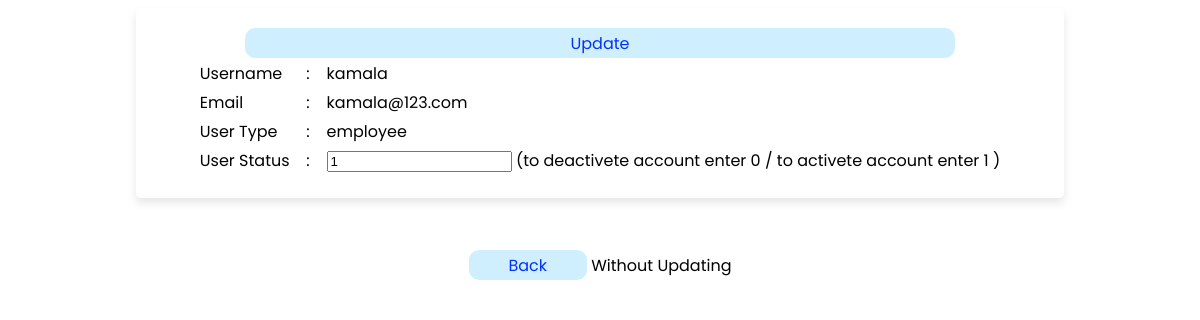
Screenshot of /c_employee_edit.php?id=6 with the database file from the repository.
### tables this page shows
CREATE TABLE `user_tbl` (
  `id` int(11) NOT NULL,
  `username` varchar(255) NOT NULL,
  `email` varchar(255) NOT NULL,
  `pass` varchar(255) NOT NULL,
  `user_type` varchar(255) NOT NULL,
  `user_status` int(1) NOT NULL,
  `time` timestamp NOT NULL DEFAULT current_timestamp() ON UPDATE current_timestamp()
);

### c_employee_edit.php (the view, shortened to what this page needs)
<?php
    include ("config.php");
    if (isset($_GET['id'])) {
        $id = $_GET['id'];
        $sql1 = "SELECT * FROM user_tbl WHERE id='$id'";
        $result = mysqli_query($con, $sql1);
        while($row = mysqli_fetch_assoc($result)){
            $username = $row['username'];
            $email = $row['email'];
            $user_type = $row['user_type'];
            $user_status_new = $row['user_status'];
        }
    }
?>
<!DOCTYPE html>
<html lang="en">
<head>
</head>
<body>
<center>
                <form action="" method="POST">
                <table border="0">
                    <tr>
                        <td>
                            Username
                        </td>
                        <td>&nbsp&nbsp : &nbsp&nbsp</td>
                        <td>
                            <?php echo $username; ?>
                        </td>
                    </tr>
                    <tr>
                        <td>
                            Email
                        </td>
                        <td>&nbsp&nbsp : &nbsp&nbsp</td>
                        <td>
                            <?php echo $email; ?>
                        </td>
                    </tr>
                    <tr>
                        <td>
                            User Type
                        </td>
                        <td>&nbsp&nbsp : &nbsp&nbsp</td>
                        <td>
                            <?php echo $user_type; ?>
                        </td>
                    </tr>
                    <tr>
                        <td>
                            User Status
                        </td>
                        <td>&nbsp&nbsp : &nbsp&nbsp</td>
                        <td>
                            <input type="text" name="user_status" value="<?php echo $user_status_new; ?>">
                            (to deactivete account enter 0 / to activete account enter 1  )
                        </td>
                    </tr>
                    <tr>
                        <input type="submit" value="Update" name="update" class="update">
                    </tr>
                </table>
            </form>
            <br><br>
            <p> <a href="c_employee.php"><button class="back">Back</button></a> Without Updating </p>
</body>
</html>

### c_employee_edit.php (style rules this page uses)
form { padding: 20px; border-radius: 5px; box-shadow: 0 5px 10px rgba(0, 0, 0, .1); background: #fff; width: 75%; font-family: 'Poppins', sans-serif; }
.update { background: rgba(0, 172, 255, 0.19); color: rgba(0, 49, 255, 1); width: 80%; height: 30px; border: none; border-radius: 10px; font-size: 100%; font-family: 'Poppins', sans-serif; }
.back { background: rgba(0, 172, 255, 0.19); color: rgba(0, 49, 255, 1); width: 10%; height: 30px; border: none; border-radius: 10px; font-size: 100%; font-family: 'Poppins', sans-serif; }
p { font-size: 100%; font-family: 'Poppins', sans-serif; }

### rows the page displays
user_tbl: username "kamala", email "kamala@123.com", user_type "employee", user_status "1"
